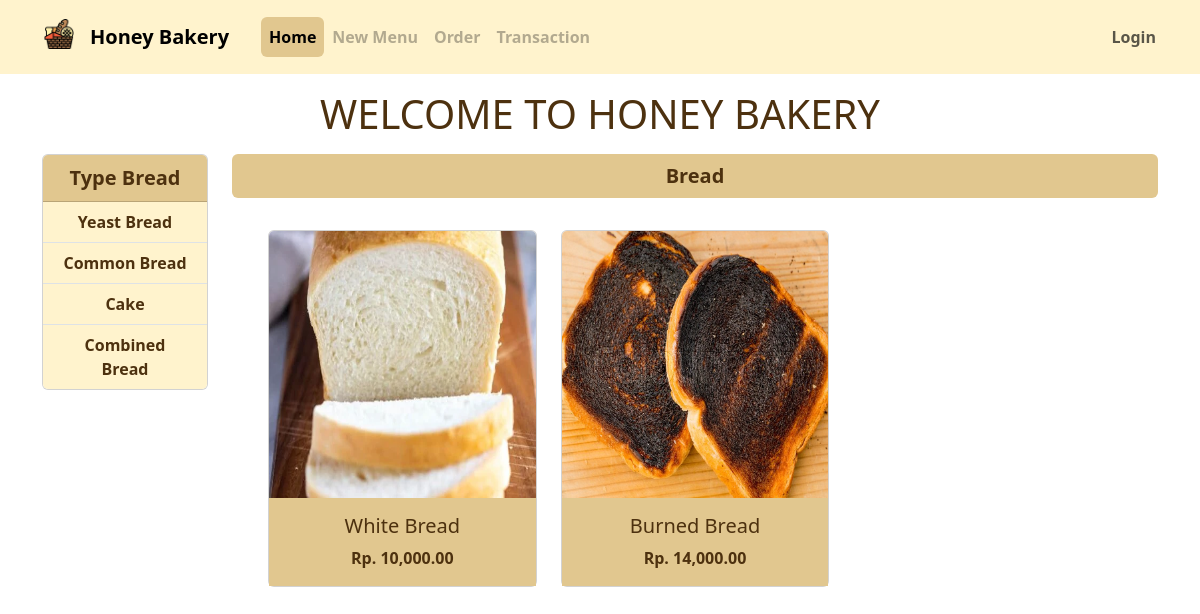
Page /index.php?type=common on the committed database.
### tables this page shows
CREATE TABLE `cake` (
  `id_cake` int(11) NOT NULL,
  `cake_name` varchar(20) NOT NULL,
  `type` varchar(20) NOT NULL,
  `price` int(11) NOT NULL,
  `image` varchar(30) NOT NULL
);

### index.php (the view, shortened to what this page needs)
<?php
    include "functions.php";
?>
<!doctype html>
<html lang="en">
<head>
    <link rel='stylesheet' href='css/style.css'>
    <link href="https://cdn.jsdelivr.net/npm/bootstrap@5.3.2/dist/css/bootstrap.min.css" rel="stylesheet"
>
</head>
<body>
    <nav class="navbar navbar-expand-lg bg-warning-subtle">
        <div class="container-fluid p-1 mx-4">
            <div class="navbar-brand d-flex ">
                <a class="mx-3"><img src="img/logo.png" alt="" style="width:30px;"></a>
                <a class="nav-link active navbar-brand" href="index.php">Honey Bakery</a>
            </div>
            <div class="collapse navbar-collapse" id="navbarNavDropdown">
                <ul class="navbar-nav">
                    <?php if(empty($_SESSION['username'])) : ?>
                    <li class="nav-item">
                        <a class="nav-link rounded active" href="index.php" style="background-color: #E1C78F;">Home</a>
                    </li>
                    <li class="nav-item">
                        <a class="nav-link rounded disabled" href="#">New Menu</a>
                    </li>
                    <li class="nav-item">
                        <a class="nav-link rounded disabled" href="">Order</a>
                    </li>
                    <li class="nav-item">
                        <a class="nav-link rounded disabled" href="#">Transaction</a>
                    </li>
                    <?php endif ; ?>
                </ul>
            </div>
            <?php if(empty($_SESSION['username'])) : ?>
            <a class="nav-link rounded navbar-nav d-flex mx-3" href="login.php">Login</a>
            <?php else: ?>
            <a class="nav-link rounded navbar-nav d-flex mx-3" href="edit.php?username=<?=$_SESSION['username']?>">Profile</a>
            <a class="nav-link rounded navbar-nav d-flex mx-3" href="login.php?login=logout">Logout</a>
            <?php endif ; ?>
        </div>
    </nav>
    <center class="my-3">
        <h1 style="color: #4d310f !important;">WELCOME TO HONEY BAKERY</h1>
    </center>
    <div class="container">
        <div class="row">
            <div class="col-2">
                <center>
                    <div class="card">
                        <div class="card-header" style="font-size:20px;">
                            <a class="breadType" href="index.php">Type Bread</a>
                        </div>
                        <ul class="list-group list-group-flush">
                            <li class="list-group-item bg-warning-subtle">
                                <a class="breadType" href="index.php?type=yeast">Yeast Bread</a>
                            </li>
                            <li class="list-group-item bg-warning-subtle">
                                <a class="breadType" href="index.php?type=common">Common Bread</a>
                            </li>
                            <li class="list-group-item bg-warning-subtle">
                                <a class="breadType" href="index.php?type=cake">Cake</a>
                            </li>
                            <li class="list-group-item bg-warning-subtle">
                                <a class="breadType" href="index.php?type=combined">Combined Bread</a>
                            </li>
                        </ul>
                    </div>
                </center>
            </div>
            <div class="col-10">
                <div class="d-flex align-items-center justify-content-center rounded"
                    style="background-color: #E1C78F; font-size:20px; font-weight:bold; height:44px">
                    <a href="index.php" class="breadType">Bread</a>
                </div>
                <div class="row p-2 mx-3">
                    <?php
                        $query = mysqli_query($conn, "SELECT * FROM cake");
                        while($data = mysqli_fetch_array($query)):
                    ?>
                    <?php if(isset($_GET['type'])) :?>
                        <?php if($_GET['type'] == 'yeast'): ?>
                            <?php if($data['type'] == 'Yeast Bread'): ?>
                            <div class="col-md-4 mt-4 d-flex">
                                <div class="card" style="width: 18rem;">
                                    <img src="img/asset/<?=$data['image']?>" class="card-img-top" alt="..."
                                        style="aspect-ratio:1/1;">
                                    <div class="card-body text-center">
                                        <h5 class="card-title"><?= $data['cake_name']?></h5>
                                        <p class="card-text">Rp. <?= number_format($data['price'],2,'.',',')  ?></p>
                                        <?php if(isset($_SESSION['username']) && $_SESSION['username'] == 'admin') : ?>
                                        <div class="d-flex justify-content-center gap-2">
                                            <a href="edit.php?editCake=<?=$data['id_cake']?>" class="btn btn-primary">Edit</a>
                                            <a href="process.php?delete=<?=$data['id_cake']?>" class="btn btn-danger">Delete</a>
                                        </div>
                                        <?php endif; ?>
                                    </div>
                                </div>
                            </div>
                            <?php endif; ?>
                        <?php elseif($_GET['type'] == 'common'): ?>
                            <?php if($data['type'] == 'Common Bread'): ?>
                            <div class="col-md-4 mt-4 d-flex">
                                <div class="card" style="width: 18rem;">
                                    <img src="img/asset/<?=$data['image']?>" class="card-img-top" alt="..."
                                        style="aspect-ratio:1/1;">
                                    <div class="card-body text-center">
                                        <h5 class="card-title"><?= $data['cake_name']?></h5>
                                        <p class="card-text">Rp. <?= number_format($data['price'],2,'.',',')  ?></p>
                                    </div>
                                </div>
                            </div>
                            <?php endif; ?>
                        <?php endif;  ?>
                        <?php endif; ?>
                    <?php endwhile; ?>
                </div>
            </div>
        </div>
    </div>
</body>
</html>

### css/style.css (style rules this page uses)
a { font-weight: bold !important; }
.breadType { text-decoration: none !important; color: #4d310f !important; }
.card-header { background-color: #E1C78F !important; font-weight:bold; color:#4d310f !important; }
.card-body { background-color: #E1C78F !important; font-weight:bold; color:#4d310f !important; }

### rows in the picture
cake: image (picture), cake_name "White Bread", price "10,000.00"
cake: image (picture), cake_name "Burned Bread", price "14,000.00"
